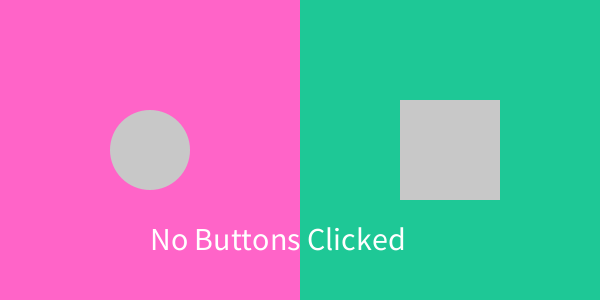
Frame 1 (no input)
Frame 60 (the mouse pressed at the canvas centre just before this capture): identical to frame 1, image omitted
Frame 120 (the mouse held since frame 60 and released just before this capture): identical to frame 1, image omitted

The Processing sketch that drew this single still picture (run headless with seeded random() and noise(); from frame 60 on, the mouse is pressed at the canvas centre):

// Processing sketch: sketch_190129d
// ── sketch_190129d.pde
float circleButtonX, circleButtonY, circleButtonD;
float squareButtonX, squareButtonY, squareButtonD;

boolean circleClick = false;
boolean squareClick = false;

color leftBgColor, rightBgColor, leftBgColorClick, rightBgColorClick;

String displayQuote = "No Buttons Clicked";

void setup() {
  size(600, 300);
  noStroke();

  circleButtonX = 150;
  circleButtonY = 150;
  circleButtonD = 80;

  squareButtonX = 400;
  squareButtonY = 100;
  squareButtonD = 100;

  leftBgColor = color(100, 100, 200);
  leftBgColorClick = color(255, 100, 200);
  rightBgColor = color(30, 20, 100);
  rightBgColorClick = color(30, 200, 150);
}
void draw() {
  //left side
  if (circleClick) {
    fill(leftBgColor);
  } else {
    fill(leftBgColorClick);
  }
  rect(0, 0, 300, 300);

  drawCircleButton();

  //right side
  if (squareClick) {
    fill(rightBgColor);
  } else {
    fill(rightBgColorClick);
  }
  rect(300, 0, 300, 300);

  drawSquareButton();

  drawText();
}

void drawCircleButton() {  
  if (dist(mouseX, mouseY, circleButtonX, circleButtonY) < circleButtonD*.5) {
    fill(255);
  } else {
    fill(200);
  }
  ellipse(circleButtonX, circleButtonY, circleButtonD, circleButtonD);

}
void drawSquareButton() {
  if (mouseX > squareButtonX && 
    mouseX < squareButtonX + squareButtonD && 
    mouseY > squareButtonY && 
    mouseY < squareButtonY + squareButtonD) {
    fill(255);
  } else {
    fill(200);  
  }
  rect(squareButtonX, squareButtonY, squareButtonD, squareButtonD);
}

void drawText() {
  fill(255);
  textSize(32);
  text(displayQuote, 150, 250);
}
void mouseClicked() {
  if (dist(mouseX, mouseY, circleButtonX, circleButtonY) < circleButtonD*.5) {
    circleClick = !circleClick;  
  }
  if (mouseX > squareButtonX && 
    mouseX < squareButtonX + squareButtonD && 
    mouseY > squareButtonY && 
    mouseY < squareButtonY + squareButtonD) {
    squareClick = !squareClick;
  }
  if (circleClick && squareClick) {
    displayQuote = "Both Buttons!";
  } else if (circleClick && !squareClick) {
    displayQuote = "Left Button";
  } else if (!circleClick && squareClick) {
    displayQuote = "Right Button";
  } else {
    displayQuote = "No Buttons Clicked";
  }
}
